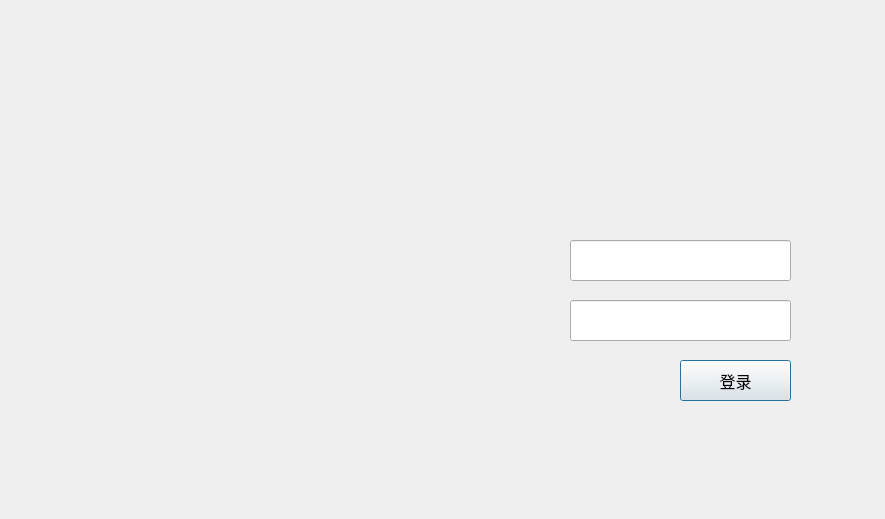
<?xml version="1.0" encoding="UTF-8"?>
<ui version="4.0">
 <class>login</class>
 <widget class="QDialog" name="login">
  <property name="geometry">
   <rect>
    <x>0</x>
    <y>0</y>
    <width>885</width>
    <height>519</height>
   </rect>
  </property>
  <property name="windowTitle">
   <string>Dialog</string>
  </property>
  <property name="styleSheet">
   <string notr="true"/>
  </property>
  <widget class="QLabel" name="label">
   <property name="geometry">
    <rect>
     <x>40</x>
     <y>80</y>
     <width>441</width>
     <height>381</height>
    </rect>
   </property>
   <property name="frameShape">
    <enum>QFrame::NoFrame</enum>
   </property>
   <property name="text">
    <string/>
   </property>
   <property name="alignment">
    <set>Qt::AlignCenter</set>
   </property>
  </widget>
  <widget class="QLabel" name="label_title">
   <property name="geometry">
    <rect>
     <x>570</x>
     <y>50</y>
     <width>191</width>
     <height>171</height>
    </rect>
   </property>
   <property name="frameShape">
    <enum>QFrame::NoFrame</enum>
   </property>
   <property name="text">
    <string/>
   </property>
   <property name="alignment">
    <set>Qt::AlignCenter</set>
   </property>
  </widget>
  <widget class="QFrame" name="frame">
   <property name="geometry">
    <rect>
     <x>490</x>
     <y>150</y>
     <width>341</width>
     <height>311</height>
    </rect>
   </property>
   <property name="frameShape">
    <enum>QFrame::NoFrame</enum>
   </property>
   <widget class="QLineEdit" name="lineEdit_user">
    <property name="geometry">
     <rect>
      <x>80</x>
      <y>90</y>
      <width>221</width>
      <height>41</height>
     </rect>
    </property>
    <property name="font">
     <font>
      <pointsize>14</pointsize>
     </font>
    </property>
    <property name="alignment">
     <set>Qt::AlignBottom|Qt::AlignLeading|Qt::AlignLeft</set>
    </property>
   </widget>
   <widget class="QLineEdit" name="lineEdit_passwd">
    <property name="geometry">
     <rect>
      <x>80</x>
      <y>150</y>
      <width>221</width>
      <height>41</height>
     </rect>
    </property>
    <property name="font">
     <font>
      <pointsize>14</pointsize>
     </font>
    </property>
    <property name="echoMode">
     <enum>QLineEdit::Password</enum>
    </property>
    <property name="alignment">
     <set>Qt::AlignBottom|Qt::AlignLeading|Qt::AlignLeft</set>
    </property>
   </widget>
   <widget class="QPushButton" name="pbn_login">
    <property name="geometry">
     <rect>
      <x>190</x>
      <y>210</y>
      <width>111</width>
      <height>41</height>
     </rect>
    </property>
    <property name="font">
     <font>
      <pointsize>12</pointsize>
     </font>
    </property>
    <property name="cursor">
     <cursorShape>PointingHandCursor</cursorShape>
    </property>
    <property name="text">
     <string>登录</string>
    </property>
   </widget>
   <widget class="QLabel" name="label_user">
    <property name="geometry">
     <rect>
      <x>20</x>
      <y>90</y>
      <width>51</width>
      <height>41</height>
     </rect>
    </property>
    <property name="text">
     <string/>
    </property>
   </widget>
   <widget class="QLabel" name="label_passed">
    <property name="geometry">
     <rect>
      <x>20</x>
      <y>150</y>
      <width>51</width>
      <height>41</height>
     </rect>
    </property>
    <property name="text">
     <string/>
    </property>
   </widget>
  </widget>
 </widget>
 <resources/>
 <connections/>
</ui>
